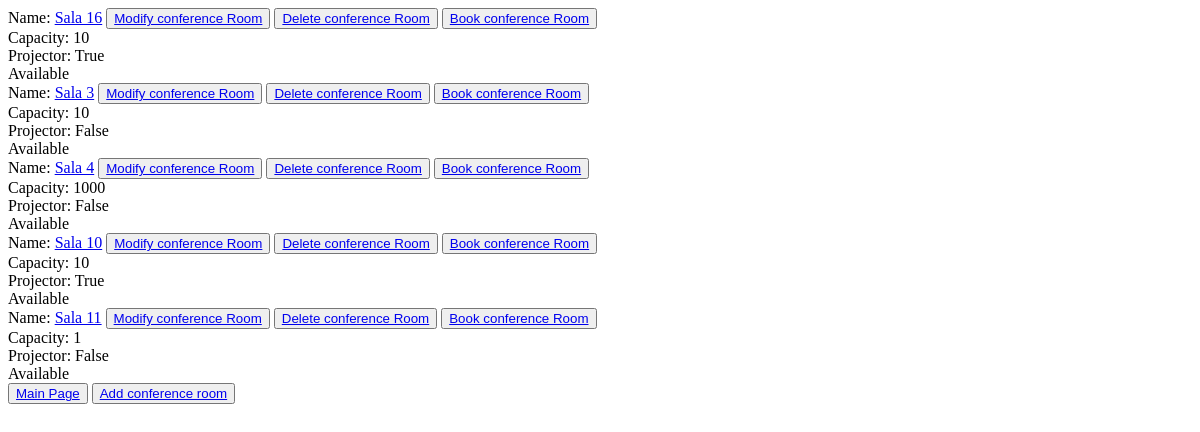
Page /list-of-rooms/ on the earlier database version.
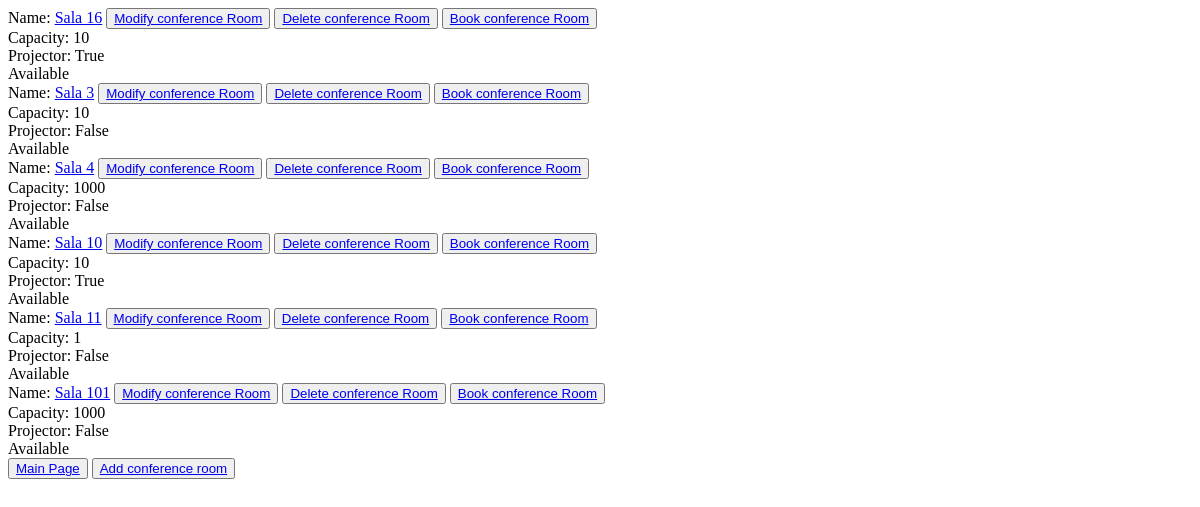
Same page on the later database version.
### ConferenceRoom/models.py (models this page shows)
class Rooms(models.Model):
    name = models.CharField(max_length=255, unique=True)
    capacity = models.IntegerField(default=1)
    projector = models.BooleanField(default=False)

### ConferenceRoom/views.py (the view)
# urls.py: path('list-of-rooms/', ListOfRoomsView.as_view()),
class ListOfRoomsView(View):
    template_name = 'ConferenceRoom/List_of_rooms.html'
    def get(self, request, *args, **kwargs):
        my_rooms = Rooms.objects.all()
        if not my_rooms:
            message = "There is no available room."
            return render(request, self.template_name, {'message': message})
        for room in my_rooms:
            reservation_dates = [reservation.date for reservation in room.booking_set.all()]
            room.reserved = datetime.date.today() in reservation_dates
        context = {'my_rooms': my_rooms}
        return render(request, self.template_name, context)

### ConferenceRoom/templates/ConferenceRoom/List_of_rooms.html (shortened to what this page needs)
<!DOCTYPE html>
<html lang="en">
<head>
</head>
<body>
    {% for room in my_rooms %}
        Name: <a href="http://127.0.0.1:8000/room/details/{{ room.id }}">{{ room.name }}</a>
        <button type="button">
        <a href="http://localhost:8000/room/modify/{{ room.id }}/">Modify conference Room</a>
        </button>
        <button type="button">
        <a href="http://localhost:8000/room/delete/{{ room.id }}/">Delete conference Room</a>
        </button>
        <button type="button">
        <a href="http://localhost:8000/room/reserve/{{ room.id }}/">Book conference Room</a>
        </button>
        <br>
        Capacity: {{ room.capacity }} <br>
        Projector: {{ room.projector }} <br>
        {% if room.reserved %}
            Booked
        {% else %}
            Available
        {% endif %}
        <br>
    {% endfor %}
    <button type="button">
    <a href="http://localhost:8000/">Main Page</a>
    </button>
    <button type="button">
    <a href="http://localhost:8000/room/new/">Add conference room</a><br>
    </button>
</body>
</html>

Differences in the rows shown:
added Rooms: name "Sala 101", capacity "1000", projector "False", shows "Available"
